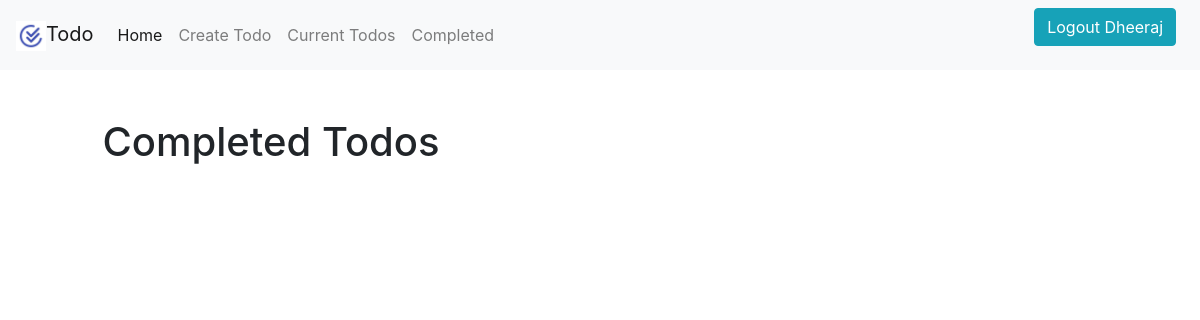
Page /completed/ (signed in) on the earlier database version.
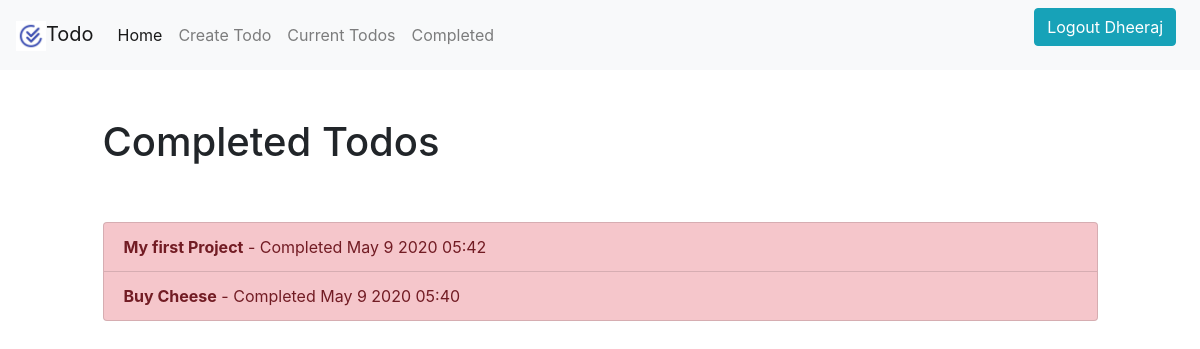
Same page on the later database version.
### todo/models.py (models this page shows, shortened)
class Todo(models.Model):
    title = models.CharField(max_length=100)
    memo = models.TextField(blank=True)
    created = models.DateTimeField(auto_now_add=True)
    datecompleted = models.DateTimeField(null=True, blank=True)
    important = models.BooleanField(default=False)
    user = models.ForeignKey(User ,on_delete=models.CASCADE)

### todo/views.py (the view)
# urls.py: path('completed/', views.completedtodo , name="completedtodo"),
@login_required
def completedtodo(request):
    todos = Todo.objects.filter(user = request.user , datecompleted__isnull = False).order_by('-datecompleted')
    return render(request,'todo/completedtodo.html' , {'todos' : todos})

### todo/templates/todo/completedtodo.html
{% extends "todo/base.html" %}
{% block content %}
    <div class="row justify-content-center mt-5">
        <div class="col-md-10">
            <h1>Completed Todos</h1>
        </div>
    </div>
    <div class="row justify-content-center mt-5">
        <div class="col-md-10">
            <div class="list-group">
                {% for todo in todos %}
                    <a href="{% url 'tododesc' todo.id %}" class="list-group-item list-group-item-action{% if todo.important %} list-group-item-danger{% endif %}"><b>{{ todo.title }}</b> - Completed {{ todo.datecompleted|date:'M j Y H:i' }}</a>
                {% endfor %}
            </div>
        </div>
    </div>
{% endblock %}

Differences in the rows shown:
added Todo: title "My first Project", datecompleted "May 9 2020 05:42"
now on this page (row edited): Todo: title "Buy Cheese", datecompleted "May 9 2020 05:40"
